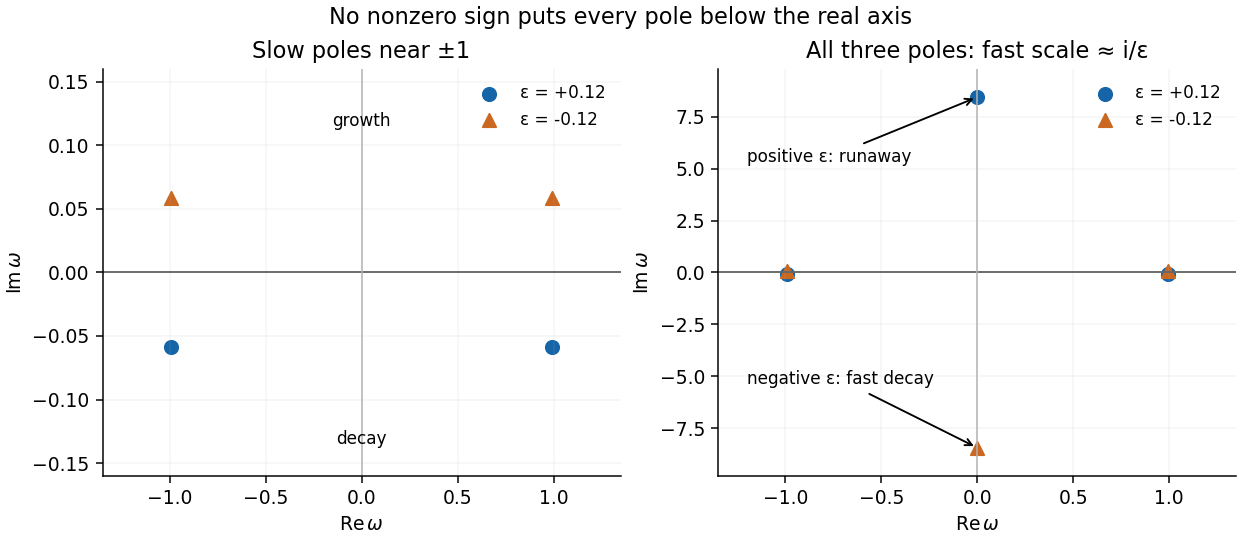

The Python source for this figure:
"""Original figure; tested with Python 3.14.4.
Uses NumPy 2.3.5 and Matplotlib 3.10.7 from the root pyproject.toml.
Writes its PNG basename to the current working directory.
"""
from pathlib import Path
import numpy as np
import matplotlib
matplotlib.use("Agg")
import matplotlib.pyplot as plt
plt.rcParams.update({"font.size":10,"figure.facecolor":"white","axes.facecolor":"white","savefig.facecolor":"white","axes.spines.top":False,"axes.spines.right":False})
fig,ax=plt.subplots(1,2,figsize=(9.2,4),layout="constrained")
for eps,col,marker in [(.12,"#1565a8","o"),(-.12,"#ca6720","^")]:
 roots=np.roots([-1j*eps,-1,0,1])
 for a in ax:a.scatter(roots.real,roots.imag,color=col,marker=marker,s=50,label=f"ε = {eps:+.2f}")
for a in ax:
 a.axhline(0,color=".4",lw=1);a.axvline(0,color=".7",lw=.8)
 a.set_xlabel(r"$\operatorname{Re}\omega$");a.set_ylabel(r"$\operatorname{Im}\omega$")
 a.grid(alpha=.13);a.legend(frameon=False,fontsize=9)
ax[0].set(xlim=(-1.35,1.35),ylim=(-.16,.16),title="Slow poles near ±1")
ax[0].text(0,.115,"growth",ha="center",fontsize=9)
ax[0].text(0,-.135,"decay",ha="center",fontsize=9)
ax[1].set(xlim=(-1.35,1.35),ylim=(-9.8,9.8),title="All three poles: fast scale ≈ i/ε")
ax[1].annotate("positive ε: runaway",xy=(0,8.45),xytext=(-1.2,5.3),arrowprops={"arrowstyle":"->"},fontsize=9)
ax[1].annotate("negative ε: fast decay",xy=(0,-8.45),xytext=(-1.2,-5.4),arrowprops={"arrowstyle":"->"},fontsize=9)
fig.suptitle("No nonzero sign puts every pole below the real axis")
fig.savefig(Path(__file__).with_suffix('.png').name,dpi=135)
